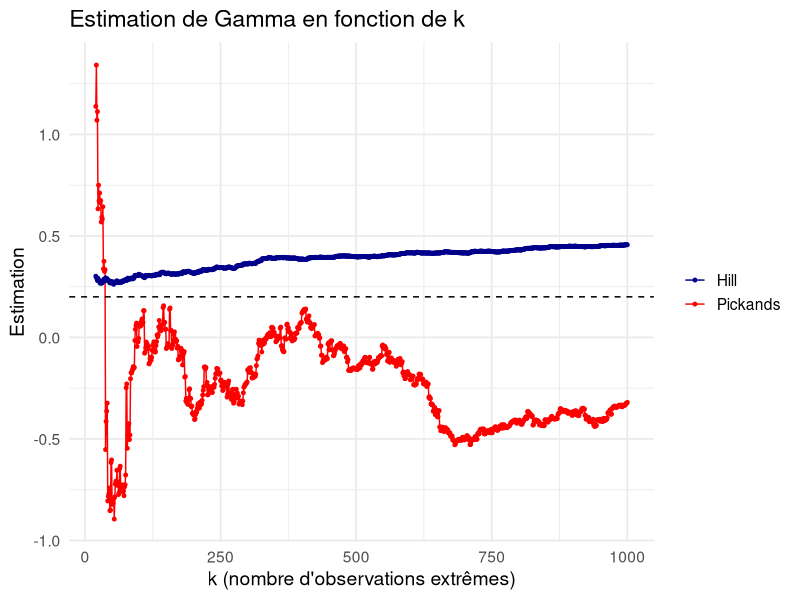

Generate this figure with R:
# PACKAGES
library(evd)
library(ggplot2)

# GPD SIMULEE
n <- 10000
gamma_true <- 0.2
data_gpd <- rgpd(n = n, loc = 0, scale = 1, shape = gamma_true) # "boite noire" du package evd qui génère des GPD

# ESTIMATEURS
# Hill
hill <- function(data_sorted, k) {
  n <- length(data_sorted)
  X <- data_sorted
  gamma_hat <- mean(log(X[(n-k+1):n]) - log(X[n-k]))
  return(gamma_hat)
}

# Pickands
pickands <- function(data_sorted, k) {
  n <- length(data_sorted)
  X <- data_sorted
  
  if (k/4 < 1) {
    stop("k est trop petit pour Pickands (k doit être au moins 4)")
  }
  
  x1 <- X[n - k + 1]      
  x2 <- X[n - k%/%2 + 1] 
  x4 <- X[n - k%/%4 + 1]   
  
  gamma_hat <- (1 / log(2)) * log((x2 - x1) / (x4 - x2))
  return(gamma_hat)
}

# CALCUL
data_sorted <- sort(data_gpd)
k_values <- 20:1000
hill_vals <- sapply(k_values, function(k) hill(data_sorted, k))
pick_vals <- sapply(k_values, function(k) pickands(data_sorted, k))

# DATAFRAME POUR PLOT
df <- data.frame(
  k = rep(k_values, 2),
  estimateur = factor(rep(c("Hill", "Pickands"), each = length(k_values))),
  gamma_hat = c(hill_vals, pick_vals)
)

# GRAPHE
ggplot(df, aes(x = k, y = gamma_hat, color = estimateur)) +
  geom_line() +
  geom_point(size = 1) +
  geom_hline(yintercept = gamma_true, linetype = "dashed", color = "black") +
  labs(title = "Estimation de Gamma en fonction de k",
       x = "k (nombre d'observations extrêmes)",
       y = "Estimation") +
  scale_color_manual(values = c("darkblue", "red")) +
  theme_minimal(base_size = 14) +
  theme(legend.title = element_blank())


# léger biais de Hill pour les petites valeurs de k puis s'écarte petit à petit
# mauvaise estimation générale de Pickands, quelle que soit la valeur de k
